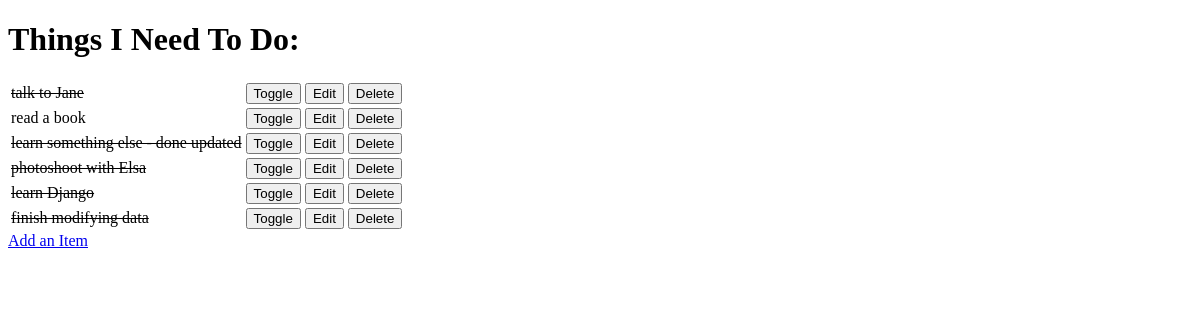
The app's page /, older data.
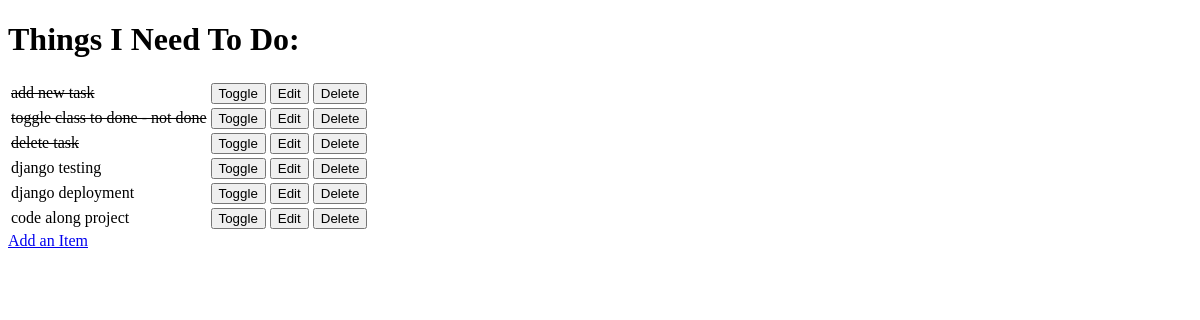
The same page, newer data.
### todo/models.py (models this page shows, shortened)
class Item(models.Model):
    name = models.CharField(max_length=50, null=False, blank=False)
    done = models.BooleanField(null=False, blank=False, default=False)

### todo/views.py (the view)
# urls.py: path('', views.get_todo_list, name='get_todo_list'),
def get_todo_list(request):
    items = Item.objects.all()
    context = {
        'items': items
    }
    return render(request, 'todo/todo_list.html', context)

### todo/templates/todo/todo_list.html (shortened to what this page needs)
<!DOCTYPE html>
<html lang="en">
<head>
</head>
<body>
    <h1>Things I Need To Do:</h1>
    <table>
        {% for item in items %}
            <tr>
                {% if item.done %}
                    <td><strike>{{ item.name }}</strike></td>
                {% else %}
                    <td>{{ item.name }}</td>
                {% endif %}
                <td>
                    <a href="/toggle/{{ item.id }}">
                        <button>Toggle</button>
                    </a>
                </td>
                <td>
                    <a href="/edit/{{ item.id }}">
                        <button>Edit</button>
                    </a>
                </td>
                <td>
                    <a href="/delete/{{ item.id }}">
                        <button>Delete</button>
                    </a>
                </td>
            </tr>
            {% empty %}
                <tr><td>You have nothing to do.</td></tr>
        {% endfor %}
    </table>
    <a href="/add">Add an Item</a>
</body>
</html>

Row changes from the older to the newer data that the page shows:
removed Item: name "talk to Jane"
removed Item: name "read a book"
removed Item: name "learn something else - done updated"
removed Item: name "photoshoot with Elsa"
removed Item: name "learn Django"
removed Item: name "finish modifying data"
added Item: name "add new task"
added Item: name "toggle class to done - not done"
added Item: name "delete task"
added Item: name "django testing"
added Item: name "django deployment"
added Item: name "code along project"
